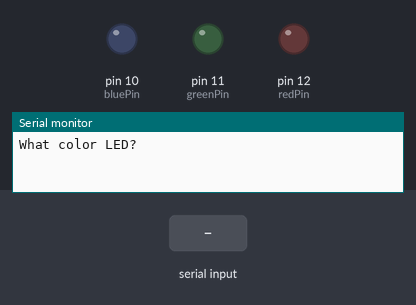
A program run on a simulated Arduino Uno, built with avr-gcc and run on an emulated ATmega328P. On the bench: output pins drawn as LEDs (lit = HIGH), the last lines printed to the serial monitor. The test bench sets the inputs (shaded band).

Above: at 1.2 s.
1.3 s: "red" received over Serial
At 3.5 s:
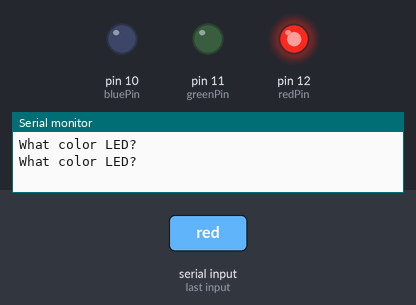
3.8 s: "green" received over Serial
At 5.4 s:
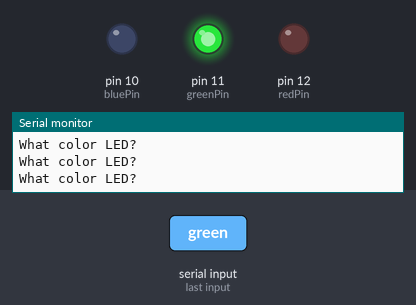
6.3 s: "blue" received over Serial
At 8.5 s:
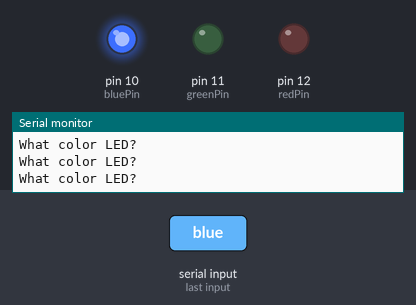
8.8 s: "Red" received over Serial
At 10.4 s:
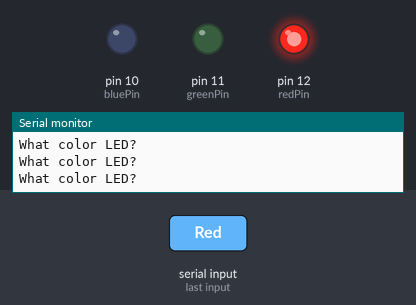
11.3 s: "Green" received over Serial
At 13.5 s:
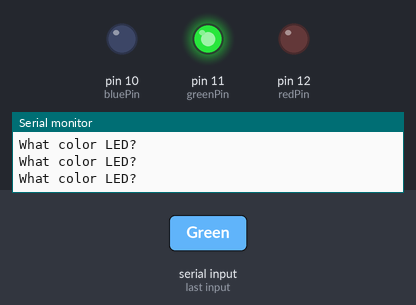
Timing chart, 0 to 14.8 s (numbered marks = the images above; inputs shaded):
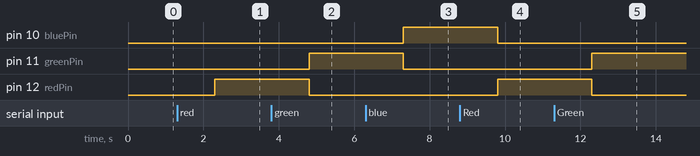

The program:

main.cpp
```cpp
#include <Arduino.h>

// https://www.youtube.com/watch?v=MAnAc_t0OrM&t=610s

int redPin = 12;
int greenPin = 11;
int bluePin = 10;
String msg = "What color LED? ";
String myColor;

void setup() {
  // put your setup code here, to run once:
Serial.begin(9600);
pinMode(redPin,OUTPUT);
pinMode(greenPin,OUTPUT);
pinMode(bluePin,OUTPUT);

}

void loop() {
  // put your main code here, to run repeatedly:
  // Now we 'ask -> wait -> read'
Serial.println(msg);  // we ask
while (Serial.available() == 0){
  // do nothing in this while loop as we wait

}

myColor = Serial.readString();

if (myColor == "red" || myColor == "Red") {
  digitalWrite(redPin,HIGH);
  digitalWrite(greenPin,LOW);
  digitalWrite(bluePin,LOW);

}

if (myColor == "green" || myColor == "Green") {
  digitalWrite(redPin,LOW);
  digitalWrite(greenPin,HIGH);
  digitalWrite(bluePin,LOW);

}

if (myColor == "blue" || myColor == "Blue") {
  digitalWrite(redPin,LOW);
  digitalWrite(greenPin,LOW);
  digitalWrite(bluePin,HIGH);

}

if (myColor == "off" || myColor == "Off") {
  digitalWrite(redPin,LOW);
  digitalWrite(greenPin,LOW);
  digitalWrite(bluePin,LOW);

}

}
```

Measured:
- after the input at 1.3 s, pin 12 (redPin): LOW → HIGH after 1.0 s
- after the input at 3.8 s, pin 11 (greenPin): LOW → HIGH after 1.0 s; pin 12 (redPin): HIGH → LOW after 1.0 s
- after the input at 6.3 s, pin 10 (bluePin): LOW → HIGH after 1.0 s; pin 11 (greenPin): HIGH → LOW after 1.0 s
- after the input at 8.8 s, pin 10 (bluePin): HIGH → LOW after 1.0 s; pin 12 (redPin): LOW → HIGH after 1.0 s
- after the input at 11.3 s, pin 11 (greenPin): LOW → HIGH after 1.0 s; pin 12 (redPin): HIGH → LOW after 1.0 s
